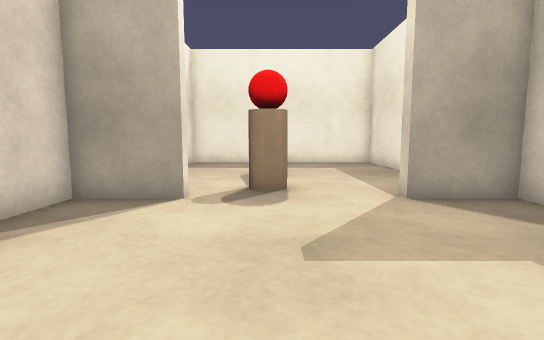
[1] (above)

12 first-person views from a walk through a Gazebo world. The camera is 0.64 m above the floor, tilts 6° down and sees 85° across. The floor is counted in squares, 0.5 m on a side. Each view is taken from the middle of a square. On the plan, view 1 faces up. The plan holds only what a view shows up to about 13 squares ahead; the rest is blank. The place goes on beyond the plan. The robots in the file are not drawn.

[2]
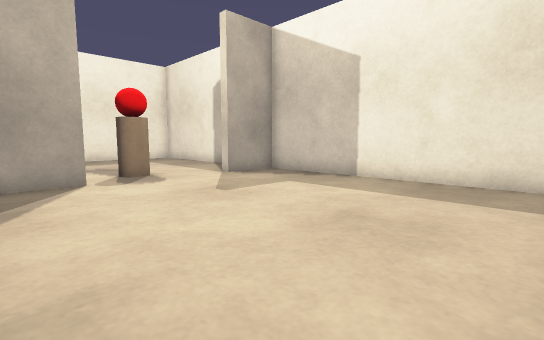

[3]
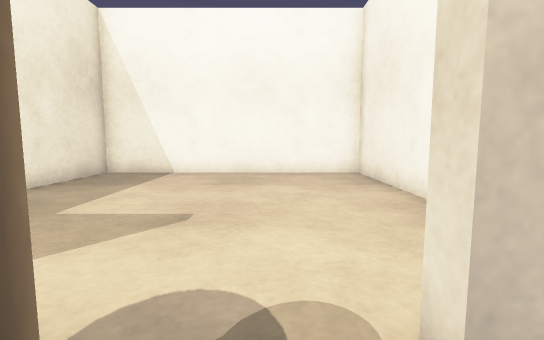

[4]
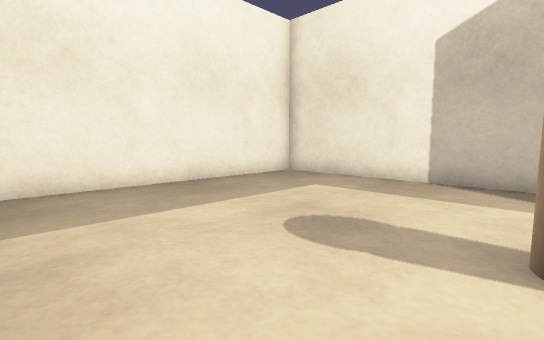

[5]
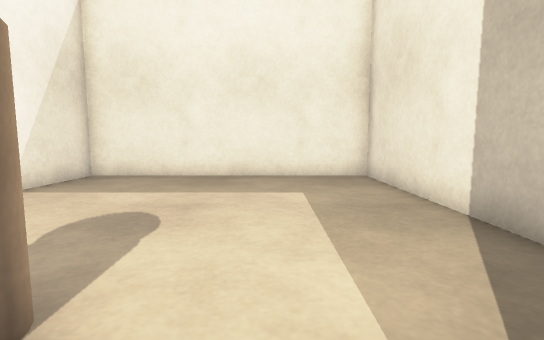

[6]
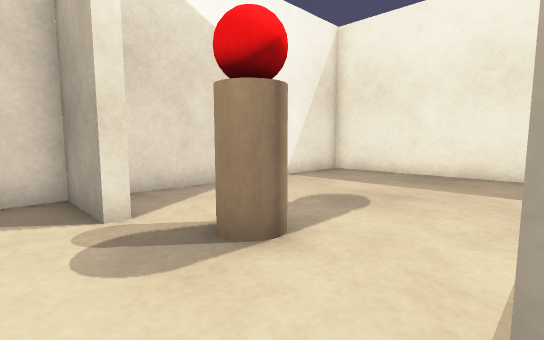

[7]
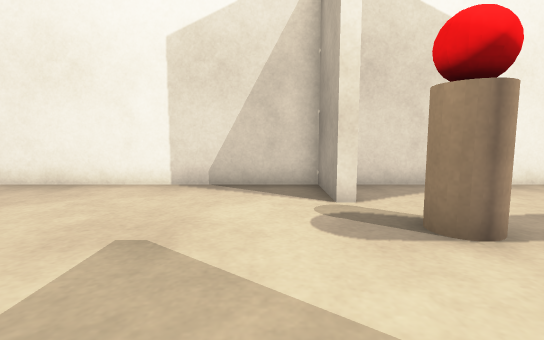

[8]
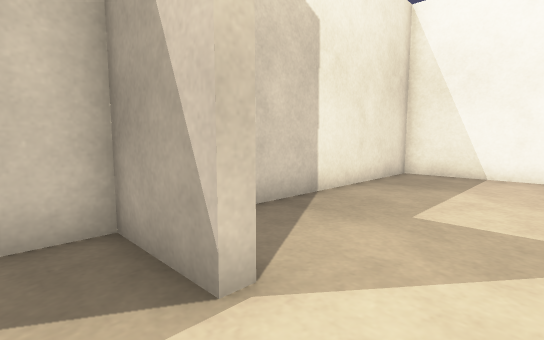

[9]
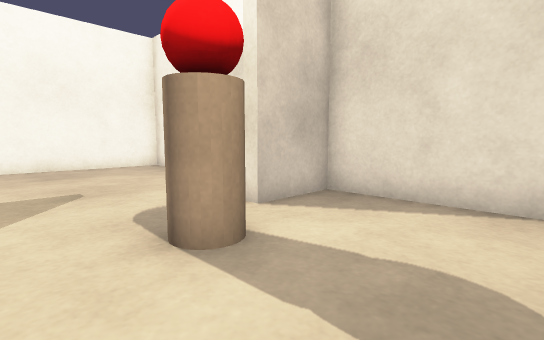

[10]
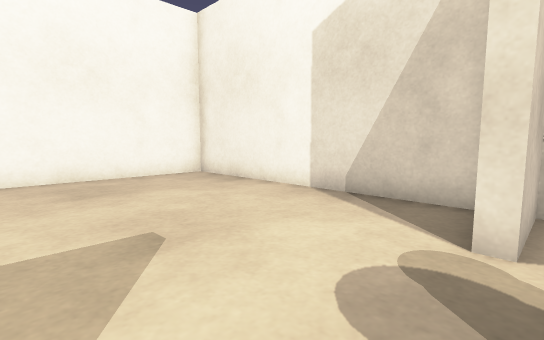

[11]
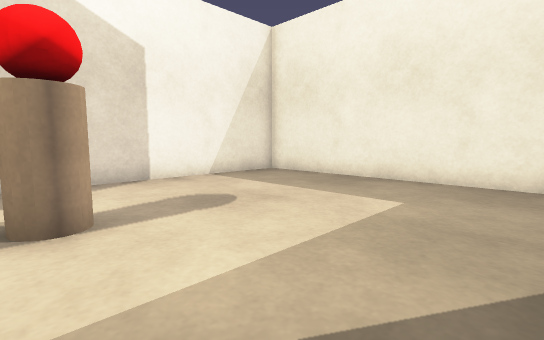

[12]
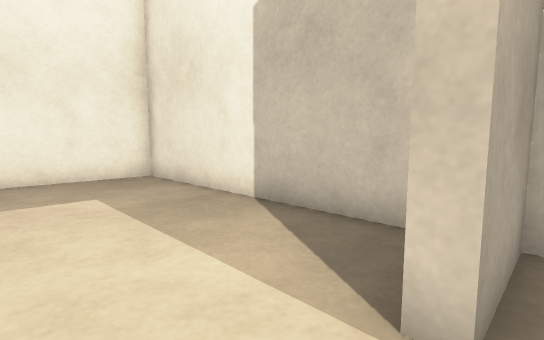

### Floor plan
Ten units are one square. View 1 is at (0, 0); x grows to the right and y downward. Boxes are objects, and circles mark ways between rooms. Rooms are numbered by the first view taken in them; rooms with no view inside come last. Other rooms are left out.
<svg viewBox="-48 -168 106 206">
<path fill="none" stroke="#000" d="M-19 -67 -19 -63 -43 -63 -43 33 53 33 53 -63 29 -63M29 -63 29 -67 53 -67 53 -163 -43 -163 -43 -67 -19 -67"/>
<rect x="-5" y="-85" width="10" height="20" fill="#bbb"><title>person</title></rect>
<circle cx="5" cy="-60" r="3" fill="#2a7"/>
<text x="0" y="-10">1</text>
<text x="0" y="-120">2</text>
</svg>
Room 1 opens to room 2.

Where each view was taken, in squares from view 1:
view 1: 0 up, 0 right, facing up
view 2: 3 down, 4 left, facing up-right
view 3: 8 up, 1 left, facing down
view 4: 8 up, 4 left, facing up-right
view 5: 6 up, 2 right, facing up
view 6: 5 up, 3 right, facing up-left
view 7: 5 up, 4 right, facing left
view 8: 8 up, 1 right, facing down-right
view 9: 11 up, 2 right, facing down-left
view 10: 7 up, 2 right, facing down-left
view 11: 7 up, 5 right, facing up-left
view 12: 6 up, 1 right, facing up-right
